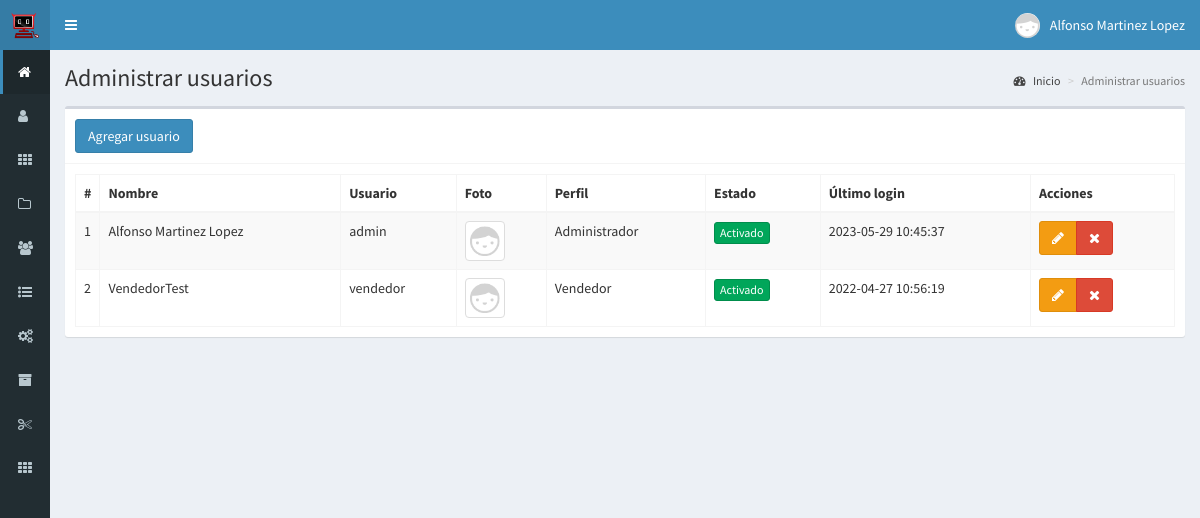
The app's page /usuarios (signed in) with its own data.
### tables this page shows
CREATE TABLE `usuarios` (
  `id` int(11) NOT NULL AUTO_INCREMENT,
  `nombre` text NOT NULL,
  `usuario` text NOT NULL,
  `password` text NOT NULL,
  `perfil` text NOT NULL,
  `foto` text NOT NULL,
  `estado` int(11) NOT NULL,
  `ultimo_login` datetime NOT NULL,
  `fecha` timestamp NOT NULL DEFAULT CURRENT_TIMESTAMP ON UPDATE CURRENT_TIMESTAMP,
  PRIMARY KEY (`id`)
);

### controladores/plantilla.controlador.php (called while the page is built)
<?php
class ControladorPlantilla{
	static public function ctrPlantilla(){
		include "vistas/plantilla.php";
	}
}

### index.php (called while the page is built, shortened)
<?php
require_once "controladores/plantilla.controlador.php";
require_once "controladores/usuarios.controlador.php";
require_once "controladores/catalogosSat.controlador.php";
require_once "modelos/usuarios.modelo.php";
$plantilla = new ControladorPlantilla();
$plantilla -> ctrPlantilla();

### controladores/usuarios.controlador.php (called while the page is built, shortened)
<?php
class ControladorUsuarios{
	static public function ctrMostrarUsuarios($item, $valor){
		$tabla = "usuarios";
		$respuesta = ModeloUsuarios::MdlMostrarUsuarios($tabla, $item, $valor);
		return $respuesta;
	}
}

### modelos/conexion.php (called while the page is built)
<?php
class Conexion
{
    static public function conectar()
    {
        $link = new PDO("mysql:host=localhost;
                        dbname=bopos",
                        "root",
                        "");
        $link->exec("set names utf8");
        return $link;
    }
}

### modelos/usuarios.modelo.php (called while the page is built, shortened)
<?php
require_once "conexion.php";
class ModeloUsuarios{
	static public function mdlMostrarUsuarios($tabla, $item, $valor){
		if($item != null){
			$stmt = Conexion::conectar()->prepare("SELECT * FROM $tabla WHERE $item = :$item");
			$stmt -> bindParam(":".$item, $valor, PDO::PARAM_STR);
			$stmt -> execute();
			return $stmt -> fetch();
		}else{
			$stmt = Conexion::conectar()->prepare("SELECT * FROM $tabla");
			$stmt -> execute();
			return $stmt -> fetchAll();
		}
	}
}

### vistas/modulos/usuarios.php (the view, shortened to what this page needs)
<div class="content-wrapper">
  <section class="content-header">
    <h1>
      Administrar usuarios
    </h1>
    <ol class="breadcrumb">
      <li><a href="inicio"><i class="fa fa-dashboard"></i> Inicio</a></li>
      <li class="active">Administrar usuarios</li>
    </ol>
  </section>
  <section class="content">
    <div class="box">
      <div class="box-header with-border">
        <button class="btn btn-primary" data-toggle="modal" data-target="#modalAgregarUsuario">
          Agregar usuario
        </button>
      </div>
      <div class="box-body">
       <table class="table table-bordered table-striped dt-responsive tablas" width="100%">
        <thead>
         <tr>
           <th style="width:10px">#</th>
           <th>Nombre</th>
           <th>Usuario</th>
           <th>Foto</th>
           <th>Perfil</th>
           <th>Estado</th>
           <th>Último login</th>
           <th>Acciones</th>
         </tr>
        </thead>
        <tbody>
        <?php
        $item = null;
        $valor = null;
        $usuarios = ControladorUsuarios::ctrMostrarUsuarios($item, $valor);
       foreach ($usuarios as $key => $value){
          echo ' <tr>
                  <td>'.($key+1).'</td>
                  <td>'.$value["nombre"].'</td>
                  <td>'.$value["usuario"].'</td>';
                  if($value["foto"] != ""){
                    echo '<td><img src="'.$value["foto"].'" class="img-thumbnail" width="40px"></td>';
                  }else{
                    echo '<td><img src="vistas/img/usuarios/default/anonymous.png" class="img-thumbnail" width="40px"></td>';
                  }
                  echo '<td>'.$value["perfil"].'</td>';
                  if($value["estado"] != 0){
                    echo '<td><button class="btn btn-success btn-xs btnActivar" idUsuario="'.$value["id"].'" estadoUsuario="0">Activado</button></td>';
                  }else{
                    echo '<td><button class="btn btn-danger btn-xs btnActivar" idUsuario="'.$value["id"].'" estadoUsuario="1">Desactivado</button></td>';
                  }
                  echo '<td>'.$value["ultimo_login"].'</td>
                  <td>
                    <div class="btn-group">
                      <button class="btn btn-warning btnEditarUsuario" idUsuario="'.$value["id"].'" data-toggle="modal" data-target="#modalEditarUsuario"><i class="fa fa-pencil"></i></button>
                      <button class="btn btn-danger btnEliminarUsuario" idUsuario="'.$value["id"].'" fotoUsuario="'.$value["foto"].'" usuario="'.$value["usuario"].'"><i class="fa fa-times"></i></button>
                    </div>
                  </td>
                </tr>';
        }
        ?>
        </tbody>
       </table>
      </div>
    </div>
  </section>
</div>

### records on screen
usuarios: nombre "Alfonso Martinez Lopez", usuario "admin", perfil "Administrador", ultimo_login "2023-05-29 10:45:37"
usuarios: nombre "VendedorTest", usuario "vendedor", perfil "Vendedor", ultimo_login "2022-04-27 10:56:19"

### other values on screen
$_SESSION["nombre"] "Alfonso Martinez Lopez"
